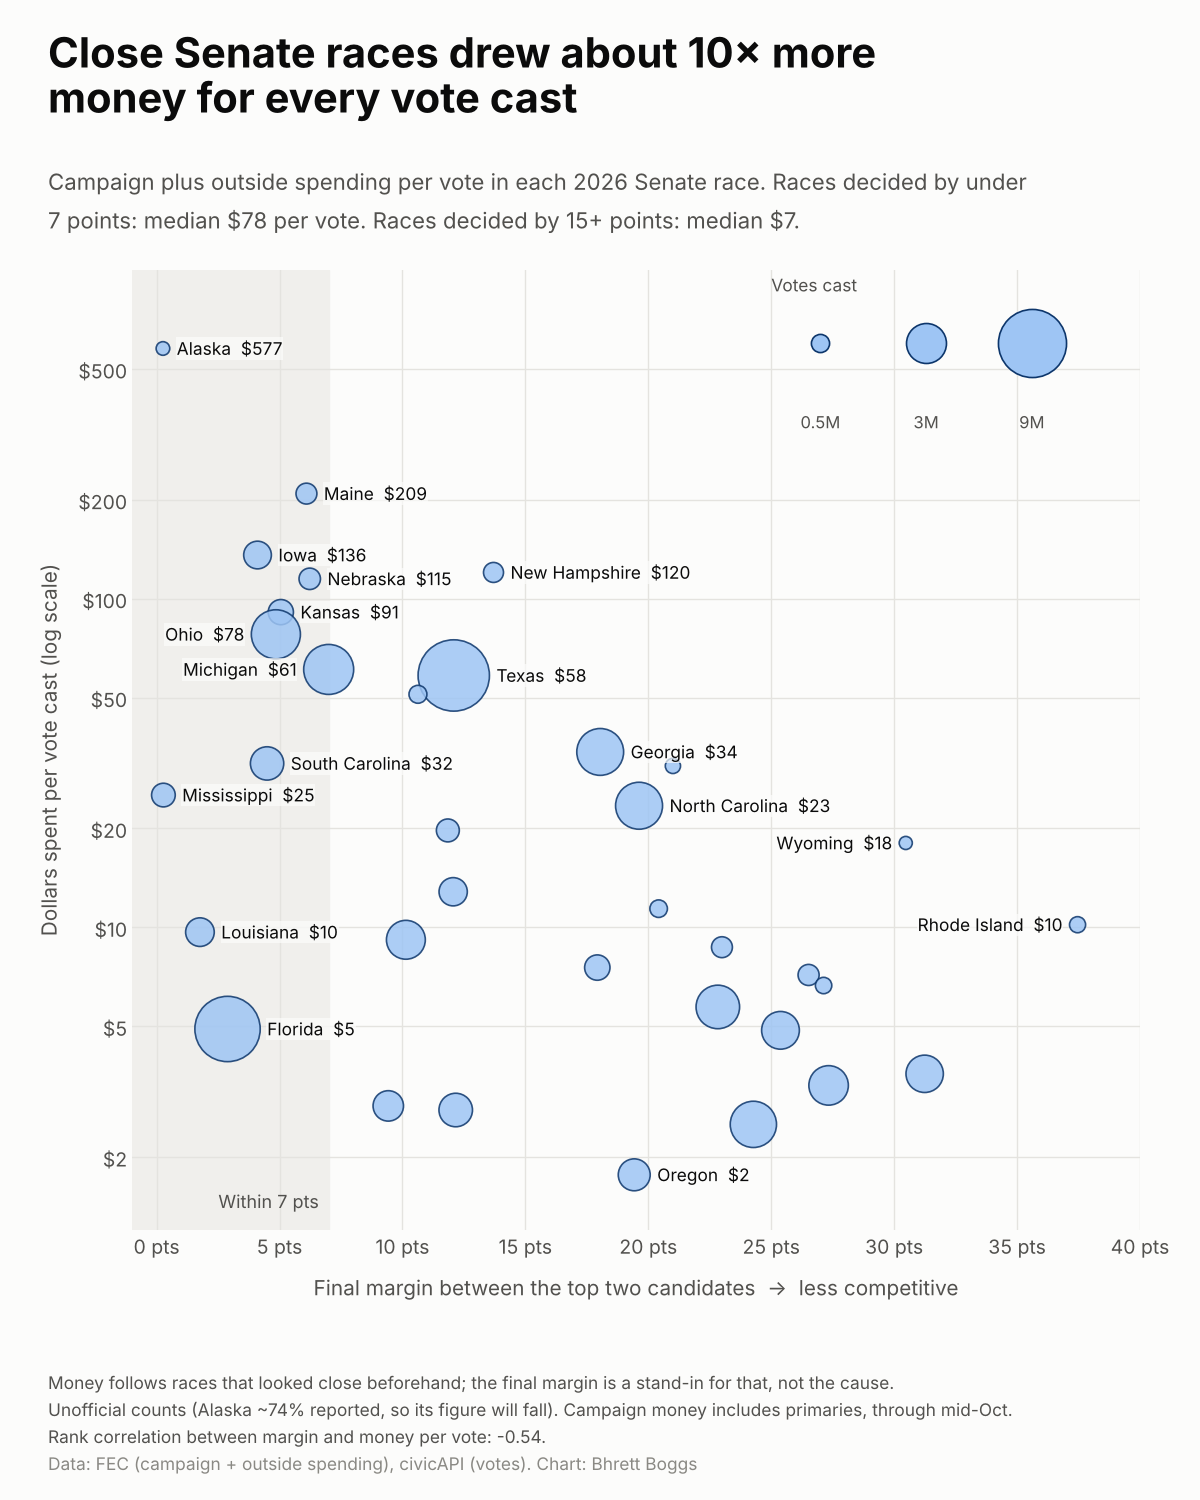

Write the Python code that produced this figure.
"""How much was spent around each 2026 Senate race for every vote cast, against how close it was.

Reads  data/clean/senate_races.csv
Writes viz/money_per_vote/money_per_vote.png

One dot per race. x = final margin between the top two candidates, y = dollars per vote (log scale),
dot area = votes cast. One color for every race: this chart is about competitiveness, not party.
"""
import sys
from pathlib import Path

import matplotlib.pyplot as plt
import numpy as np
import pandas as pd
from matplotlib.ticker import FixedLocator, FuncFormatter
from scipy.stats import spearmanr

sys.path.insert(0, str(Path(__file__).resolve().parents[1]))
from style import ACCENT, CLEAN, FIGSIZE, GRID, INK, INK_2, MUTED, SURFACE, footer, setup, titles  # noqa: E402

HERE = Path(__file__).resolve().parent
STATE_NAME = {"AK": "Alaska", "ME": "Maine", "IA": "Iowa", "NH": "New Hampshire", "NE": "Nebraska",
              "KS": "Kansas", "OH": "Ohio", "MI": "Michigan", "TX": "Texas", "SC": "South Carolina",
              "MS": "Mississippi", "FL": "Florida", "GA": "Georgia", "NC": "North Carolina", "OR": "Oregon",
              "LA": "Louisiana", "IL": "Illinois", "WY": "Wyoming", "RI": "Rhode Island", "MA": "Massachusetts"}
LABEL = ["AK", "ME", "IA", "NH", "NE", "KS", "OH", "TX", "MI", "SC", "MS", "FL", "GA", "NC", "OR", "RI", "WY", "LA"]
CLOSE = 0.07  # "close race" cutoff for the headline comparison


def main() -> None:
    setup()
    r = pd.read_csv(CLEAN / "senate_races.csv")
    close = r[r.top_two_margin < CLOSE].money_per_vote.median()
    safe = r[r.top_two_margin >= 0.15].money_per_vote.median()
    rho = spearmanr(r.top_two_margin, r.money_per_vote).statistic

    fig = plt.figure(figsize=FIGSIZE, dpi=100)
    ax = fig.add_axes([0.11, 0.18, 0.84, 0.64])
    x = r.top_two_margin * 100
    y = r.money_per_vote
    size = r.total_votes / r.total_votes.max() * 2600 + 40
    ax.scatter(x, y, s=size, color="#9ec5f4", ec=ACCENT, lw=1.2, alpha=0.85, zorder=3)

    ax.set_yscale("log")
    ax.set_ylim(1.2, 1000)
    ax.set_xlim(-1, 40)
    ax.yaxis.set_major_locator(FixedLocator([2, 5, 10, 20, 50, 100, 200, 500]))
    ax.yaxis.set_minor_locator(FixedLocator([]))
    ax.yaxis.set_major_formatter(FuncFormatter(lambda v, _: f"${v:,.0f}"))
    ax.xaxis.set_major_formatter(FuncFormatter(lambda v, _: f"{v:.0f} pts"))
    ax.grid(color=GRID, lw=1)
    ax.set_axisbelow(True)
    for s in ("top", "right", "left", "bottom"):
        ax.spines[s].set_visible(False)
    ax.tick_params(length=0, labelsize=14)
    ax.set_xlabel("Final margin between the top two candidates  →  less competitive", labelpad=12)
    ax.set_ylabel("Dollars spent per vote cast (log scale)", labelpad=12)

    # Shade the close-race zone.
    ax.axvspan(-1, CLOSE * 100, color="#f0efec", zorder=0)
    ax.text(CLOSE * 100 - 0.4, 1.4, f"Within {CLOSE * 100:.0f} pts", ha="right", fontsize=13, color=INK_2)

    # Labels sit just outside each bubble (marker size is an area in points^2).
    for i, row in r[r.state.isin(LABEL)].iterrows():
        gap = np.sqrt(size[i]) / 2 + 5
        left = row.state in ("RI", "WY", "MI", "OH")
        ax.annotate(f"{STATE_NAME.get(row.state, row.state)}  ${row.money_per_vote:,.0f}",
                    (row.top_two_margin * 100, row.money_per_vote), xytext=(-gap if left else gap, 0),
                    textcoords="offset points", fontsize=12.5, color=INK, va="center", ha="right" if left else "left",
                    bbox=dict(fc=SURFACE, ec="none", alpha=0.7, pad=0.5))

    # Size key.
    keys = [500_000, 3_000_000, 9_000_000]
    for i, v in enumerate(keys):
        xk = 27 + i * 4.3
        ax.scatter([xk], [600], s=v / r.total_votes.max() * 2600 + 40, color="#9ec5f4", ec=ACCENT, lw=1.2)
        ax.text(xk, 330, f"{v / 1e6:g}M", ha="center", fontsize=12, color=INK_2)
    ax.text(25, 900, "Votes cast", fontsize=12.5, color=INK_2, va="center")

    titles(fig, f"Close Senate races drew about {int(close / safe)}× more",
           "money for every vote cast",
           f"Campaign plus outside spending per vote in each 2026 Senate race. Races decided by under\n"
           f"{CLOSE * 100:.0f} points: median ${close:,.0f} per vote. Races decided by 15+ points: median ${safe:,.0f}.")
    footer(fig, [
        "Money follows races that looked close beforehand; the final margin is a stand-in for that, not the cause.",
        "Unofficial counts (Alaska ~74% reported, so its figure will fall). Campaign money includes primaries, through mid-Oct.",
        f"Rank correlation between margin and money per vote: {rho:.2f}.",
    ], "FEC (campaign + outside spending), civicAPI (votes)")

    out = HERE / "money_per_vote.png"
    fig.savefig(out, facecolor=SURFACE)
    print(f"wrote {out}  close median {close:.1f}, safe median {safe:.1f}, rho {rho:.2f}")


if __name__ == "__main__":
    main()
